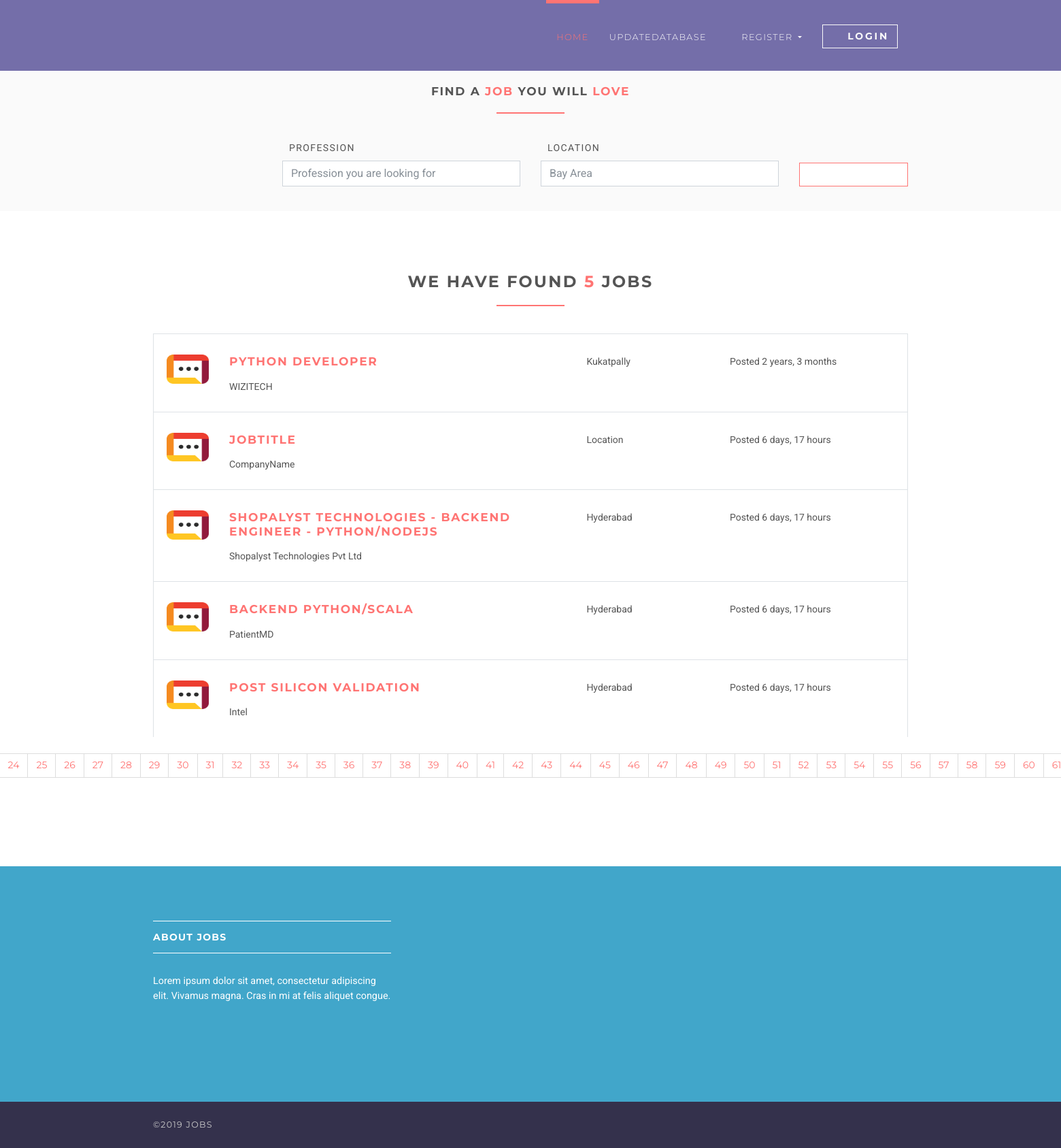
Page /jobs on the committed database.
### jobsapp/models.py (models this page shows, shortened)
class Job(models.Model):
    user = models.ForeignKey(User, on_delete=models.CASCADE)
    title = models.CharField(max_length=300)
    description = models.TextField()
    location = models.CharField(max_length=150)
    type = models.CharField(choices=JOB_TYPE, max_length=10)
    category = models.CharField(max_length=100)
    last_date = models.DateTimeField()
    company_name = models.CharField(max_length=100)
    company_description = models.CharField(max_length=300)
    website = models.CharField(max_length=100, default="")
    created_at = models.DateTimeField(default=timezone.now)
    filled = models.BooleanField(default=False)

### jobsapp/views/home.py (the view)
# urls.py: path('jobs', JobListView.as_view(), name='jobs'),
class JobListView(ListView):
    model = Job
    template_name = 'jobs/jobs.html'
    context_object_name = 'jobs'
    paginate_by = 5

### templates/jobs/jobs.html (shortened to what this page needs)
{% extends 'base.html' %}
{% load static %}
{% block content %}
    <section class="job-form-section job-form-section--compressed">
        <div class="container">
            <h4 class="heading">Find a <span class="accent">job </span> you will <span class="accent">love</span></h4>
            <form id="job-main-form" method="get" action="#" class="job-main-form">
                <div class="controls">
                    <div class="row align-items-end">
                        <div class="col-sm-1 col-lg-2"></div>
                        <div class="col-sm-5 col-lg-4 form-group">
                            <label for="profession">Profession</label>
                            <input type="text" id="profession" name="profession"
                                   placeholder="Profession you are looking for" class="form-control">
                        </div>
                        <div class="col-sm-5 col-lg-4 form-group">
                            <label for="location">Location</label>
                            <input type="text" id="location" name="location" placeholder="Any particular location?"
                                   value="Bay Area" class="form-control">
                        </div>
                        <div class="col-sm-1 col-lg-2 form-group">
                            <button type="submit" name="name"
                                    class="btn btn-outline-white-primary job-main-form__button">
                                <i class="fa fa-search"></i>
                            </button>
                        </div>
                    </div>
                </div>
            </form>
        </div>
    </section>
    <section>
        <div class="container">
            <h3 class="heading">We have found <span class="accent">{{ jobs.count }}</span> jobs</h3>
            {% for job in jobs %}
                <div class="job-listing  ">
                    <div class="row">
                        <div class="col-md-12 col-lg-6">
                            <div class="row">
                                <div class="col-2">
                                    <img src="{% static 'img/company-1.png' %}"
                                         alt="Ipsioou " class="img-fluid">
                                </div>
                                <div class="col-10">
                                    <h4 class="job__title"><a
                                            href="{% url 'jobs:jobs-detail' job.id %}">{{ job.title }}</a></h4>
                                    <p class="job__company">
                                        {{ job.company_name }}
                                    </p>
                                </div>
                            </div>
                        </div>
                        <div class="col-10 col-md-3 col-lg-2 ml-auto"><i class="fa fa-map-marker job__location"></i>
                            {{ job.location }}
                        </div>
                        <div class="col-10 col-md-3 col-lg-3 ml-auto">
                            <p>Posted {{ job.created_at|timesince }}</p>
                        </div>
                    </div>
                </div>
            {% endfor %}
            {% if is_paginated %}
                <div class="row">
                    <div class="col-md-12">
                        <nav aria-label="Page navigation example" class="d-flex justify-content-center mt-4 mb-4">
                            <ul class="pagination">
                                {% for i in page_obj.paginator.page_range %}
                                    {% if page_obj.number == i %}
                                        <li class="page-item active">
                                            <a class="page-link">{{ i }}</a>
                                        </li>
                                    {% else %}
                                        <li class="page-item">
                                            <a href="?page={{ i }}" class="page-link">{{ i }}</a>
                                        </li>
                                    {% endif %}
                                {% endfor %}
                            </ul>
                        </nav>
                    </div>
                </div>
            {% endif %}
        </div>
    </section>
{% endblock %}

### templates/base.html (shortened to what this page needs)
{% load static %}
<!DOCTYPE html>
<html>
<head>
    <link rel="stylesheet"
          href="{% static 'vendor/bootstrap/css/bootstrap.min.css' %}">
    <link rel="stylesheet"
          href="{% static 'vendor/font-awesome/css/font-awesome.min.css' %}">
    <link rel="stylesheet"
          href="{% static 'vendor/owl.carousel/assets/owl.carousel.css' %}">
    <link rel="stylesheet"
          href="{% static 'vendor/owl.carousel/assets/owl.theme.default.css' %}">
    <link rel="stylesheet" href="{% static 'css/style.default.css' %}"
          id="theme-stylesheet">
    <link rel="stylesheet" href="{% static 'css/custom.css' %}">
</head>
<body>
<header class="header">
    <nav class="navbar navbar-expand-lg">
        <div class="container">
            <div id="navbarSupportedContent" class="collapse navbar-collapse">
                <ul class="navbar-nav ml-auto">
                    <li class="nav-item active">
                        <a href="/" class="nav-link">Home <span class="sr-only">(current)</span></a>
                    </li>
                    <li class="nav-item">
                        <a href="/update_database" class="nav-link">UpdateDatabase </a>
                    </li>
                    {% if request.user.is_authenticated and request.user.role == 'employer' %}
                        <li class="nav-item dropdown">
                            <a id="clientZone" href="#" data-toggle="dropdown"
                               aria-haspopup="true" aria-expanded="false"
                               class="nav-link dropdown-toggle has-img mb-3 mb-lg-0 mt-3 mt-lg-0">
                                <div class="client-menu-image">
                                    <div class="inner">
                                        <img src="{% static 'img/company-1.png' %}"
                                             alt="company image"
                                             class="img-fluid">
                                    </div>
                                </div>
                                {% if request.user.role == 'employee' %}
                                    {{ request.user.first_name }} {{ request.user.last_name }}
                                {% else %}
                                    {{ request.user.first_name }}
                                {% endif %}
                            </a>
                            <div aria-labelledby="clientZone" class="dropdown-menu">
                                <a href="{% url 'jobs:employer-dashboard' %}" class="dropdown-item">Dashboard</a>
                                <a href="{% url 'jobs:employer-all-applicants' %}" class="dropdown-item">Applicants </a>
                                <a href="{% url 'jobs:employer-jobs-create' %}" class="dropdown-item">Post a new
                                    job </a>
                                <a href="{% url 'accounts:logout' %}" class="dropdown-item">Logout</a>
                            </div>
                        </li>
                    {% else %}
                        <li class="nav-item dropdown">
                            <a id="pages" href="#" data-toggle="dropdown" aria-haspopup="true" aria-expanded="false"
                               class="nav-link dropdown-toggle"><i class="fa fa-signing"></i>Register
                            </a>
                        </li>
                        <li class="nav-item" style="color: #fff">
                            <a href="{% url 'accounts:login' %}" class="btn navbar-btn btn-outline-light mb-5 mb-lg-0">
                                <i class="fa fa-sign-in"></i>Login
                            </a>
                        </li>
                    {% endif %}
                </ul>
            </div>
        </div>
    </nav>
</header>
<div>
    {% block content %} {% endblock %}
</div>
<footer class="footer">
    <div class="footer__block">
        <div class="container">
            <div class="row">
                <div class="col-lg-4 col-md-12 mb-5">
                    <h4 class="h5">About Jobs</h4>
                    <p> Lorem ipsum dolor sit amet, consectetur adipiscing elit. Vivamus magna. Cras in mi at felis
                        aliquet congue. </p>
                </div>
            </div>
        </div>
    </div>
    <div class="footer__copyright">
        <div class="container">
            <div class="row">
                <div class="col-md-6 text-md-left text-center">
                    <p>&copy;2019 Jobs</p>
                </div>
            </div>
        </div>
    </div>
</footer>
</body>
</html>

### rows in the picture
Job: title "PYTHON DEVELOPER", company_name "WIZITECH", location "Kukatpally", created_at "2 years, 3 months"
Job: title "JOBTITLE", company_name "CompanyName", location "Location", created_at "6 days, 17 hours"
Job: title "SHOPALYST TECHNOLOGIES - BACKEND ENGINEER - PYTHON/NODEJS", company_name "Shopalyst Technologies Pvt Ltd", location "Hyderabad", created_at "6 days, 17 hours"
Job: title "BACKEND PYTHON/SCALA", company_name "PatientMD", location "Hyderabad", created_at "6 days, 17 hours"
Job: title "POST SILICON VALIDATION", company_name "Intel", location "Hyderabad", created_at "6 days, 17 hours"

### other values in the picture
{{ jobs.count }} "5"
{{ i }} "24" "25" "26" "27" "28" "29" "30" "31" "32" "33" "34" "35" "36" "37" "38" "39" "40" "41" "42" "43" "44" "45" "46" "47" "48" "49" "50" "51" "52" "53" "54" "55" "56" "57" "58" "59" "60" "61"
